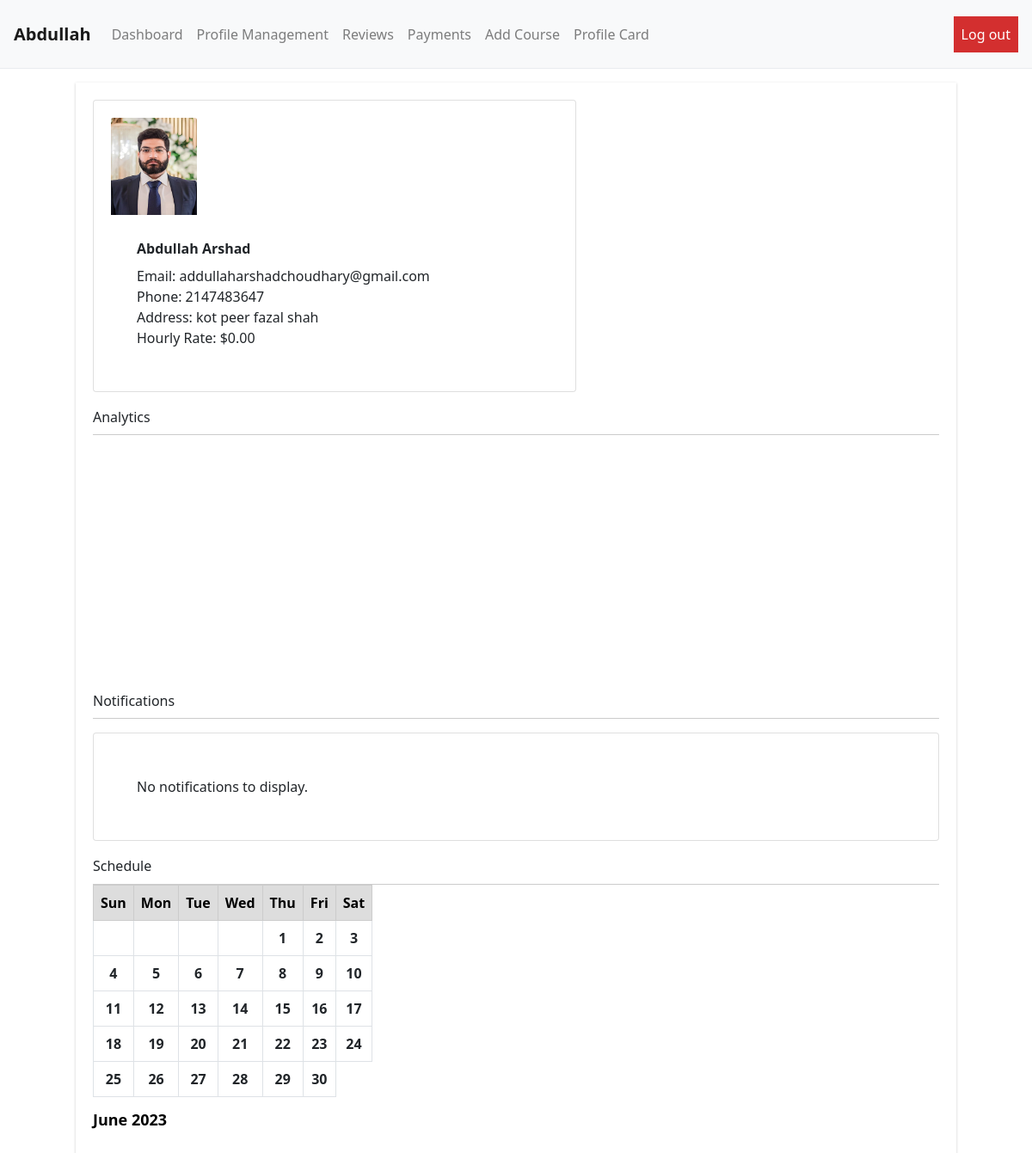
The page /tutor/tutor_dashboard.php (signed in) on the database its author committed.
### tables this page shows
CREATE TABLE `users` (
  `id` int(255) NOT NULL,
  `fname` varchar(255) NOT NULL,
  `lname` varchar(255) NOT NULL,
  `phone` int(255) NOT NULL,
  `email` varchar(255) NOT NULL,
  `user_type` varchar(255) NOT NULL,
  `password` varchar(255) NOT NULL,
  `verification_code` varchar(255) DEFAULT NULL,
  `create_date` datetime NOT NULL,
  `address` varchar(255) NOT NULL,
  `postal_code` varchar(255) NOT NULL,
  `area` varchar(255) NOT NULL,
  `country` varchar(255) NOT NULL,
  `state` varchar(255) NOT NULL,
  `ehistory` varchar(255) NOT NULL,
  `experience` varchar(255) NOT NULL,
  `degree` longblob NOT NULL,
  `picture` longblob NOT NULL,
  `hourly_rate` decimal(10,2) NOT NULL,
  `reset_token` varchar(255) DEFAULT NULL,
  `unique_id` varchar(255) NOT NULL
);

### tutor/tutor_dashboard.php (the view, shortened to what this page needs)
<?php
include('../dbcon.php');
$user_id = $_SESSION['id'];
$sql = "SELECT * FROM users WHERE id = '$user_id'";
$result = mysqli_query($con, $sql);
?>
<!DOCTYPE html>
<html lang="en">
<head>
</head>
<body>
  <?php include('./t_head.php'); ?>
  <?php include('./t_header.php'); ?>
  <div class="container my-3">
    <div class="row">
      <?php while ($row = mysqli_fetch_assoc($result)): ?>
        <div class="col-md-7">
          <div class="card">
            <img class="card-img-top" style="width:100px" src="../uploads/<?php echo $row['picture']; ?>" alt="Profile Picture ">
            <div class="card-body">
              <h5 class="card-title"><?php echo $row['fname'] . ' ' . $row['lname']; ?></h5>
              <p class="card-text">Email: <?php echo $row['email']; ?></p>
              <p class="card-text">Phone: <?php echo $row['phone']; ?></p>
              <p class="card-text">Address: <?php echo $row['address']; ?></p>
              <p class="card-text">Hourly Rate: $<?php echo $row['hourly_rate']; ?></p>
            </div>
          </div>
        </div>
      <?php endwhile; ?>
    </div>
    <h3>Analytics</h3>
    <div id="analytics">
      <div id="piechart" style="width: 500px; height: 300px;"></div>
    </div>
    <h3>Notifications</h3>
    <?php
    $user_name = $_SESSION['user_name'];
    $sql = "SELECT * FROM notifications WHERE user_name = '$user_name' ORDER BY created_at DESC";
    $result = mysqli_query($con, $sql);
    ?>
    <div class="row">
      <div class="col-sm">
        <div class="card mt-3">
          <div class="card-body">
            <?php if (mysqli_num_rows($result) == 0): ?>
              <p class="card-text">No notifications to display.</p>
            <?php endif; ?>
          </div>
        </div>
      </div>
    </div>
    <h3>Schedule</h3>
    <div class="row">
      <div class="col-sm">
        <?php include('calender.php'); ?>
      </div>
    </div>
  </div>
</body>
</html>

### css/t_dash_style.css (style rules this page uses)
body { background-color: #f4f4f4; font-family: Arial, sans-serif; font-size: 16px; }
.container { background-color: #fff; padding: 20px; margin-top: 20px; box-shadow: 0px 1px 3px rgba(0, 0, 0, 0.2); animation: fadeIn 0.5s ease-in-out; }
h3 { margin-top: 30px; padding-bottom: 10px; border-bottom: 1px solid #ccc; }
.card { margin-bottom: 20px; padding: 20px; animation: slideIn 0.5s ease-in-out; }
.card-body { margin: 10px; }

### css/nav_style.css (style rules this page uses)
body { background-color: #ffffff; font-family: Arial, sans-serif; }
.card-title { font-weight: bold; margin-bottom: 10px; }

### rows shown on the page
users: picture (picture), fname "Abdullah", lname "Arshad", email "addullaharshadchoudhary@gmail.com", phone "2147483647", address "kot peer fazal shah", hourly_rate "0.00"

### other values the page prints
$_SESSION["user_name"] "Abdullah"
$monthName "June"
$year "2023"
